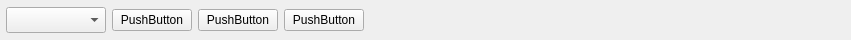
    <widget class="QWidget" name="operWidget" native="true">
     <property name="minimumSize">
      <size>
       <width>0</width>
       <height>40</height>
      </size>
     </property>
     <property name="maximumSize">
      <size>
       <width>16777215</width>
       <height>40</height>
      </size>
     </property>
     <layout class="QHBoxLayout" name="horizontalLayout">
      <property name="leftMargin">
       <number>6</number>
      </property>
      <property name="topMargin">
       <number>0</number>
      </property>
      <property name="rightMargin">
       <number>0</number>
      </property>
      <property name="bottomMargin">
       <number>0</number>
      </property>
      <item>
       <widget class="QComboBox" name="comboBox">
        <property name="minimumSize">
         <size>
          <width>100</width>
          <height>26</height>
         </size>
        </property>
        <property name="maximumSize">
         <size>
          <width>100</width>
          <height>26</height>
         </size>
        </property>
       </widget>
      </item>
      <item>
       <widget class="QPushButton" name="openButton">
        <property name="text">
         <string>PushButton</string>
        </property>
       </widget>
      </item>
      <item>
       <widget class="QPushButton" name="addButton">
        <property name="text">
         <string>PushButton</string>
        </property>
       </widget>
      </item>
      <item>
       <widget class="QPushButton" name="modifyButton">
        <property name="text">
         <string>PushButton</string>
        </property>
       </widget>
      </item>
      <item>
       <spacer name="horizontalSpacer">
        <property name="orientation">
         <enum>Qt::Horizontal</enum>
        </property>
        <property name="sizeHint" stdset="0">
         <size>
          <width>487</width>
          <height>20</height>
         </size>
        </property>
       </spacer>
      </item>
     </layout>
    </widget>
